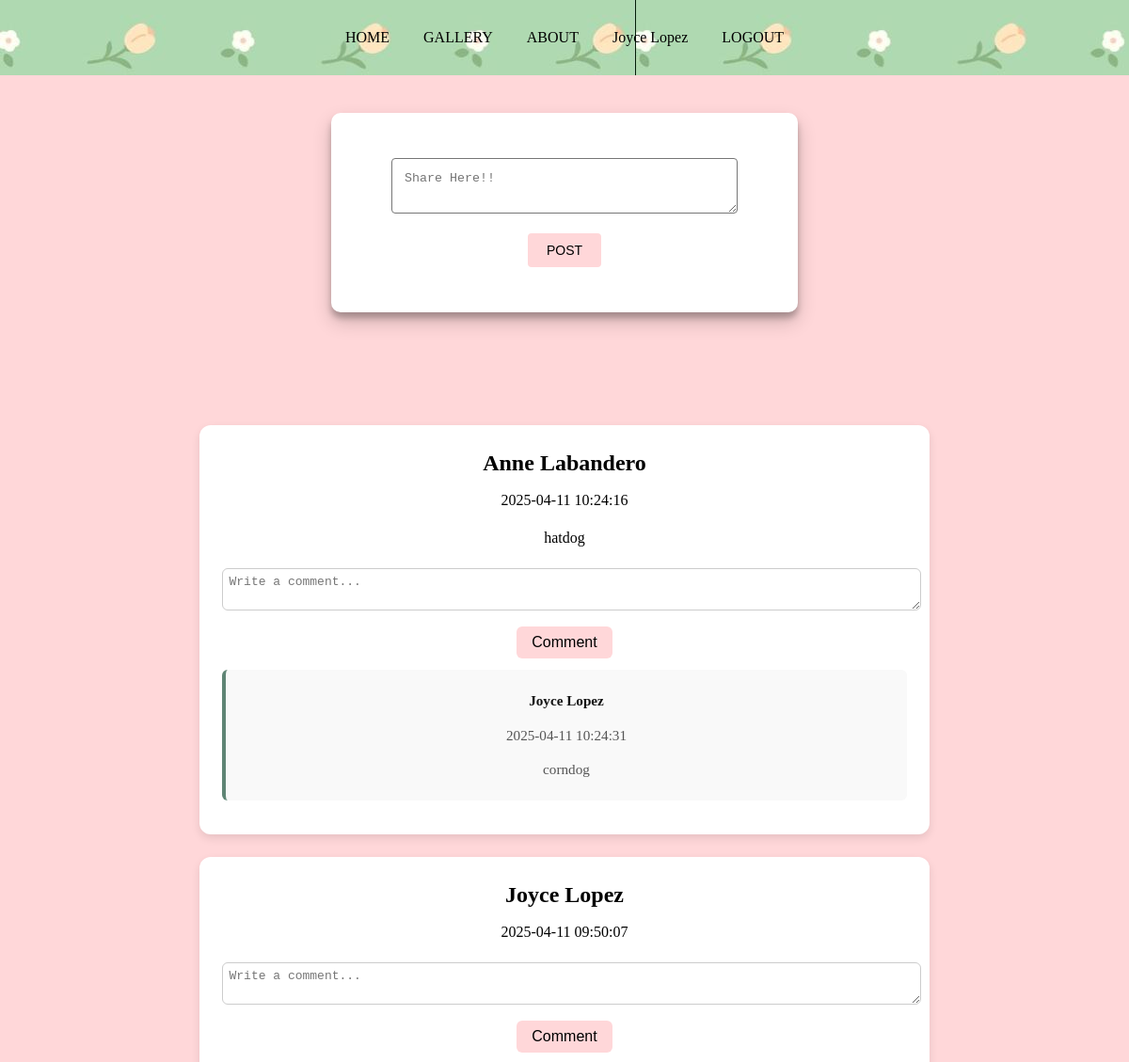
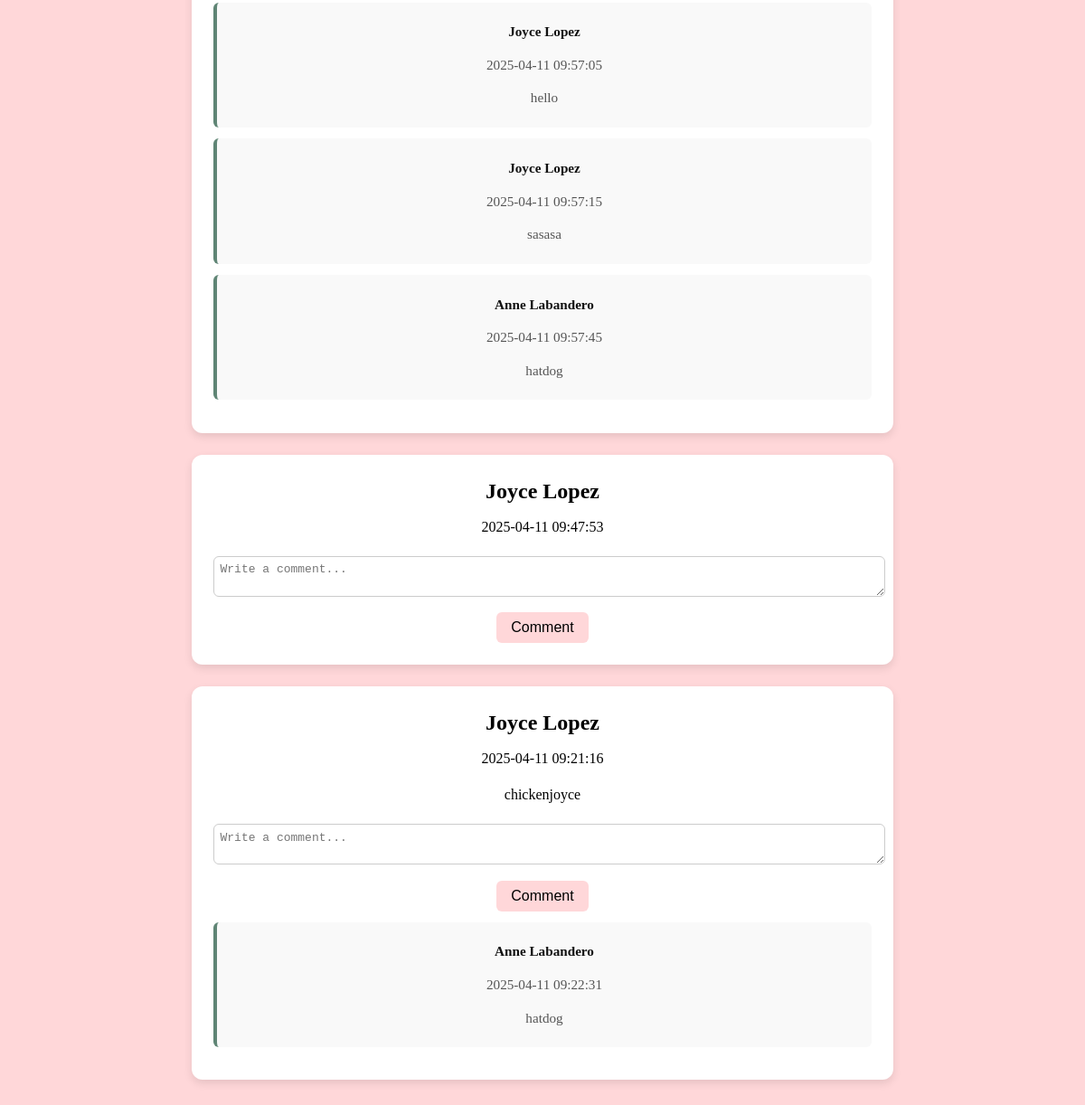
The page /MindSync/index.php (signed in) on the database its author committed (2 pictures, top to bottom).
### tables this page shows
CREATE TABLE `post` (
  `pid` int(11) NOT NULL,
  `text_content` text NOT NULL,
  `date` date NOT NULL,
  `time` time NOT NULL,
  `uid` int(11) NOT NULL
);

CREATE TABLE `user` (
  `uid` int(11) NOT NULL,
  `username` varchar(120) NOT NULL,
  `firstname` varchar(128) NOT NULL,
  `lastname` varchar(128) NOT NULL,
  `email` varchar(128) NOT NULL,
  `gender` enum('male','female') NOT NULL,
  `birthdate` date DEFAULT NULL,
  `password` varchar(512) NOT NULL
);

CREATE TABLE `comment` (
  `cid` int(11) NOT NULL,
  `post_id` int(11) NOT NULL,
  `uid` int(11) NOT NULL,
  `text_content` text NOT NULL,
  `date` date NOT NULL,
  `time` time NOT NULL
);

### MindSync/views/view_posts.php (the view, shortened to what this page needs)
<div>
    <form class="create_post_form" action="./models/create_post.php" method="POST">
        <textarea class="create_post_area" name="create_post_content" id="create_post_content" placeholder="Share Here!!" required></textarea>
        <input type="submit" value="POST">
    </form>
</div>
<?php
$con = create_connection();
$sql_posts = "SELECT `user`.`firstname`,
                     `user`.`lastname`,
                     `post`.`text_content`,
                     `post`.`date`,
                     `post`.`time`,
                     `post`.`uid`,
                     `post`.`pid`
              FROM `post`
              INNER JOIN `user`
              ON `user`.`uid` = `post`.`uid`
              ORDER BY `post`.`pid` DESC";
$result_posts = $con->query($sql_posts);
while ($row = $result_posts->fetch_assoc()) {
    echo "<div class='post'>";
    echo "<h3>" . $row['firstname'] . " " . $row['lastname'] . "</h3>";
    echo "<p>" . $row['date'] . " " . $row['time'] . "</p>";
    echo "<p>" . $row['text_content'] . "</p>";
    echo "<form class='comment_form' action='./models/create_comment.php' method='POST'>";
    echo "<textarea name='comment_text' placeholder='Write a comment...' required></textarea>";
    echo "<input type='submit' value='Comment'>";
    echo "</form>";
    $sql_comments = "SELECT `user`.`firstname`,
                            `user`.`lastname`,
                            `comment`.`text_content`,
                            `comment`.`date`,
                            `comment`.`time`
                     FROM `comment`
                     INNER JOIN `user`
                     ON `user`.`uid` = `comment`.`uid`
                     WHERE `comment`.`post_id` = " . $row['pid'] . "
                     ORDER BY `comment`.`cid` ASC";
    $result_comments = $con->query($sql_comments);
    while ($comment = $result_comments->fetch_assoc()) {
        echo "<div class='comment'>";
        echo "<p><strong>" . $comment['firstname'] . " " . $comment['lastname'] . "</strong></p>";
        echo "<p>" . $comment['date'] . " " . $comment['time'] . "</p>";
        echo "<p>" . $comment['text_content'] . "</p>";
        echo "</div>";
    }
    echo "</div>";
}
?>

### MindSync/views/header.php (shortened to what this page needs)
<!DOCTYPE html>
<html>
    <head>
        <link href="./res/mystyle.css" rel="stylesheet" type="text/css"/>
    </head>
    <body>
        <div class="navbar">
            <a href="./index.php">HOME</a>
            <a href="./gallery.php">GALLERY</a>
            <a href="./about.php">ABOUT</a>
            <?php
                if(isset($_SESSION['uid'])){
            ?>
                <a href="./profile.php">
            <?php
                echo $_SESSION['fname']." ".$_SESSION['lname'];
            ?>
                </a>
                <a href="./models/logout_user.php">LOGOUT</a>
            <?php
                }
                else{
            ?>
                <a href="./login.php">LOGIN</a>
                <a href="./registration.php">REGISTER</a>
              <?php
            }
          ?>
        </div>

### MindSync/index.php
<?php
        include 'views/header.php';
        if(isset($_SESSION['uid'])){
        include 'views/view_posts.php';
        }
        include 'views/footer.php';
?>

### MindSync/res/mystyle.css (style rules this page uses)
body { background-color: #ffd7d9; margin: 5em; font-family: 'times new roman'; text-align: left; color: #000; line-height: 2em; text-align: center; }
.navbar { text-align: center; background-image: url(../background/navbar.jpg); line-height: 5em; width: 100%; position: fixed; top: 0px; left: 0px; }
.navbar a { padding: 1em; text-decoration: none; color: #000; }
.create_post_form { background-color: #fff; width: 400px; padding: 3em; border-radius: 10px; margin: 15vh auto; box-shadow: rgba(0, 0, 0, 0.19) 0px 10px 20px, rgba(0, 0, 0, 0.23) 0px 6px 6px; align-content: center; display: block; }
.create_post_area { width: 85%; padding: 2em; margin-bottom: 10px; border-radius: 4px; resize: vertical; }
#create_post_content { padding: 1em; }
.create_post_form input[type='submit'] { background-color: #ffd7d9; color: #000; border: none; padding: 10px 20px; border-radius: 4px; font-size: 14px; transition: 0.3s; }
.post { background-color: #fff; color: #000; padding: 1.5em; margin: 1.5em auto; border-radius: 12px; width: 70%; box-shadow: 0px 4px 10px rgba(0, 0, 0, 0.1); }
.post h3 { margin: 0; font-size: 1.5em; color: #000; }
.post p { margin: 0.5em; font-size: 1em; color: #000; }
.comment_form { margin-top: 1em; }
.comment_form textarea { width: 100%; padding: 0.5em; margin-bottom: 0.5em; border-radius: 6px; border: 1px solid #ccc; font-size: 1em; resize: vertical; }
.comment_form input[type='submit'] { background-color: #ffd7d9; color: #000; border: none; padding: 0.5em 1em; border-radius: 6px; font-size: 1em; transition: background-color 0.3s ease; }
.comment { background-color: #f9f9f9; color: #000; padding: 0.8em; margin: 0.8em 0; border-radius: 6px; border-left: 4px solid #5f8575; font-size: 0.95em; transition: transform 0.3s ease, box-shadow 0.3s ease; }
.comment p { margin: 0.3em ; color: #555; }
.comment p strong { margin: 0.3em ; color: #111; }

### rows shown on the page
post: uid.firstname "Anne", uid.lastname "Labandero", date "2025-04-11", time "10:24:16", text_content "hatdog"
comment: uid.firstname "Joyce", uid.lastname "Lopez", date "2025-04-11", time "10:24:31", text_content "corndog"
post: uid.firstname "Joyce", uid.lastname "Lopez", date "2025-04-11", time "09:50:07"
comment: uid.firstname "Joyce", uid.lastname "Lopez", date "2025-04-11", time "09:57:05", text_content "hello"
comment: uid.firstname "Joyce", uid.lastname "Lopez", date "2025-04-11", time "09:57:15", text_content "sasasa"
comment: uid.firstname "Anne", uid.lastname "Labandero", date "2025-04-11", time "09:57:45", text_content "hatdog"
post: uid.firstname "Joyce", uid.lastname "Lopez", date "2025-04-11", time "09:47:53"
post: uid.firstname "Joyce", uid.lastname "Lopez", date "2025-04-11", time "09:21:16", text_content "chickenjoyce"
comment: uid.firstname "Anne", uid.lastname "Labandero", date "2025-04-11", time "09:22:31", text_content "hatdog"

### other values the page prints
$_SESSION['fname'] "Joyce"
$_SESSION['lname'] "Lopez"
